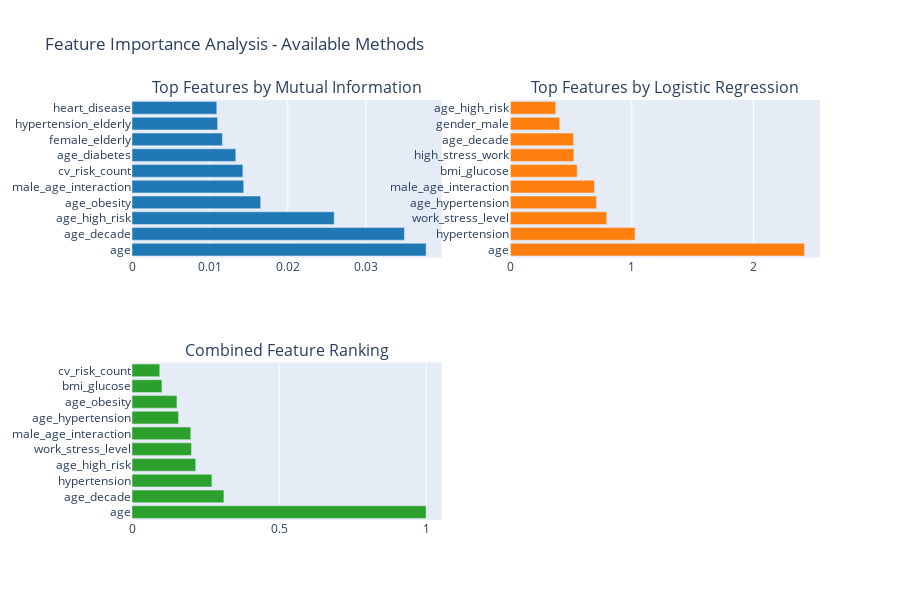

The cell this chart's notebook holds for it:
### Code cell
# Create comprehensive visualizations
try:
    if 'combined' in selection_results and selection_results['combined'].shape[0] > 0:
        print("\n📊 Creating comprehensive feature importance visualizations...")
        feature_plot = create_comprehensive_feature_plots(selection_results, df)
    else:
        print("⚠️  Skipping visualization due to insufficient feature selection results.")
except Exception as e:
    print(f"⚠️  Error creating visualizations: {e}")

### Figure 1 — Plotly figure (JSON) as saved in the notebook; plotly's stock layout.template omitted (floating-point values rounded to 4 significant figures)
{"data": [{"marker": {"color": "#1f77b4"}, "name": "mutual_info", "orientation": "h", "showlegend": false, "type": "bar", "x": [0.03774, 0.03496, 0.02595, 0.01651, 0.01434, 0.01423, 0.01332, 0.0116, 0.01098, 0.01088], "xaxis": "x", "y": ["age", "age_decade", "age_high_risk", "age_obesity", "male_age_interaction", "cv_risk_count", "age_diabetes", "female_elderly", "hypertension_elderly", "heart_disease"], "yaxis": "y"}, {"marker": {"color": "#ff7f0e"}, "name": "logistic_coef", "orientation": "h", "showlegend": false, "type": "bar", "x": [2.421, 1.026, 0.7924, 0.7078, 0.6921, 0.5498, 0.5223, 0.5195, 0.4057, 0.3727], "xaxis": "x2", "y": ["age", "hypertension", "work_stress_level", "age_hypertension", "male_age_interaction", "bmi_glucose", "high_stress_work", "age_decade", "gender_male", "age_high_risk"], "yaxis": "y2"}, {"marker": {"color": "#2ca02c"}, "name": "combined", "orientation": "h", "showlegend": false, "type": "bar", "x": [1.0, 0.3125, 0.2717, 0.2167, 0.2024, 0.2, 0.1583, 0.1528, 0.1019, 0.09444], "xaxis": "x3", "y": ["age", "age_decade", "hypertension", "age_high_risk", "work_stress_level", "male_age_interaction", "age_hypertension", "age_obesity", "bmi_glucose", "cv_risk_count"], "yaxis": "y3"}], "layout": {"annotations": [{"font": {"size": 16}, "showarrow": false, "text": "Top Features by Mutual Information", "x": 0.225, "xanchor": "center", "xref": "paper", "y": 1, "yanchor": "bottom", "yref": "paper"}, {"font": {"size": 16}, "showarrow": false, "text": "Top Features by Logistic Regression", "x": 0.775, "xanchor": "center", "xref": "paper", "y": 1, "yanchor": "bottom", "yref": "paper"}, {"font": {"size": 16}, "showarrow": false, "text": "Combined Feature Ranking", "x": 0.225, "xanchor": "center", "xref": "paper", "y": 0.375, "yanchor": "bottom", "yref": "paper"}], "height": 600, "showlegend": false, "title": {"text": "Feature Importance Analysis - Available Methods"}, "xaxis": {"anchor": "y", "domain": [0, 0.45]}, "xaxis2": {"anchor": "y2", "domain": [0.55, 1]}, "xaxis3": {"anchor": "y3", "domain": [0, 0.45]}, "xaxis4": {"anchor": "y4", "domain": [0.55, 1]}, "yaxis": {"anchor": "x", "domain": [0.625, 1]}, "yaxis2": {"anchor": "x2", "domain": [0.625, 1]}, "yaxis3": {"anchor": "x3", "domain": [0, 0.375]}, "yaxis4": {"anchor": "x4", "domain": [0, 0.375]}}}
